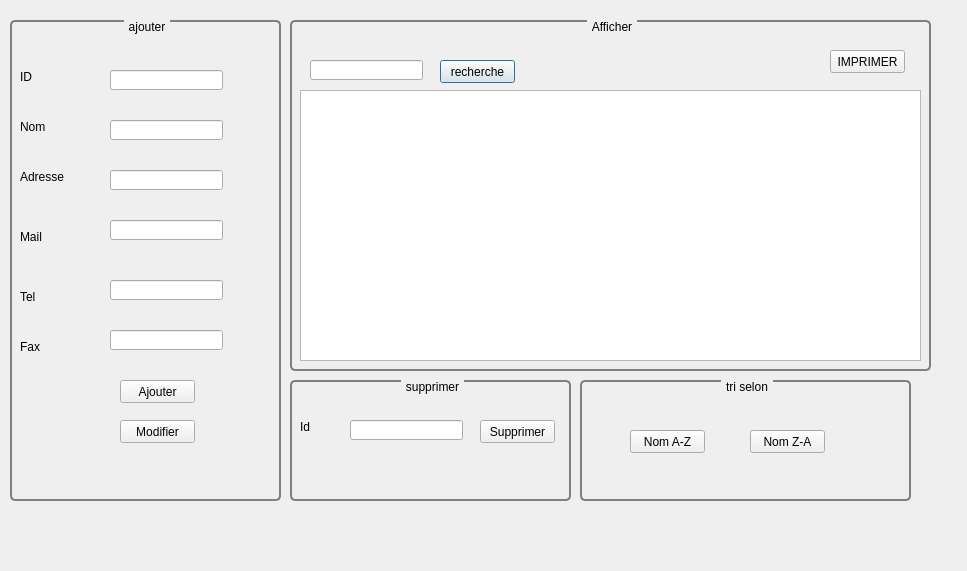
<?xml version="1.0" encoding="UTF-8"?>
<ui version="4.0">
 <class>WindowEntreprises</class>
 <widget class="QDialog" name="WindowEntreprises">
  <property name="geometry">
   <rect>
    <x>0</x>
    <y>0</y>
    <width>967</width>
    <height>571</height>
   </rect>
  </property>
  <property name="windowTitle">
   <string>Gestion Entreprises</string>
  </property>
  <property name="styleSheet">
   <string notr="true">#QWidget {

background:#404040;

}

QTabWidget::pane { /* The tab widget frame */

border-top: 5px solid #535353;

}

QTabWidget::tab-bar {

left: 0px; /* move to the right by 5px */

}

/* Style the tab using the tab sub-control. Note that it reads QTabBar _not_ QTabWidget */

QTabBar::tab {

background: #dcdcdc;

border: 2px solid #535353;

border-bottom-color: rgb(0, 0, 0); /* same as the pane color */

border-top-left-radius: 7px;

border-top-right-radius: 7px;

min-width: 120px;

padding: 8px;

color: rgb(0, 0, 184);

font-size:15px;

font-family:Arial, Helvetica, sans-serif;

}

QTabBar::tab:selected, QTabBar::tab:hover {

background: qlineargradient(x1: 0, y1: 0, x2: 0, y2: 1, stop: 0 #c3a1a1, stop: 0.4 rgb(85, 0, 255), stop: 0.5 rgb(67, 0, 202), stop: 1.0 #3f00bd);
color :white;
}

QTabBar::tab:selected {

border-color: rgb(0, 0, 0);

border-bottom-color: #535353; /* same as pane color */

color: #dcdcdc;

font-size:15px;

font-family:Arial, Helvetica, sans-serif;

}

QTabBar::tab:!selected {

margin-top: 2px; /* make non-selected tabs look smaller */

}

</string>
  </property>
  <widget class="QStackedWidget" name="candidat">
   <property name="geometry">
    <rect>
     <x>10</x>
     <y>0</y>
     <width>951</width>
     <height>561</height>
    </rect>
   </property>
   <property name="styleSheet">
    <string notr="true">QGroupBox {
     background-color: qlineargradient(x1: 0, y1: 0, x2: 0, y2: 1,
                                       stop: 0 #E0E0E0, stop: 1 #FFFFFF);
     border: 2px solid gray;
     border-radius: 5px;
     margin-top: 1ex; /* leave space at the top for the title */
 }
 
 QGroupBox::title {
     subcontrol-origin: margin;
     subcontrol-position: top center; /* position at the top center */
     padding: 0 3px;
     background-color: qlineargradient(x1: 0, y1: 0, x2: 0, y2: 1,
                                       stop: 0 #FFOECE, stop: 1 #FFFFFF);
 }</string>
   </property>
   <widget class="QWidget" name="candidatPage1" native="true">
    <widget class="QGroupBox" name="groupBox_2">
     <property name="geometry">
      <rect>
       <x>280</x>
       <y>20</y>
       <width>641</width>
       <height>351</height>
      </rect>
     </property>
     <property name="styleSheet">
      <string notr="true"/>
     </property>
     <property name="title">
      <string>Afficher</string>
     </property>
     <widget class="QTableView" name="tableView">
      <property name="geometry">
       <rect>
        <x>10</x>
        <y>70</y>
        <width>621</width>
        <height>271</height>
       </rect>
      </property>
     </widget>
     <widget class="QLineEdit" name="lineEdit_7">
      <property name="geometry">
       <rect>
        <x>20</x>
        <y>40</y>
        <width>113</width>
        <height>20</height>
       </rect>
      </property>
     </widget>
     <widget class="QPushButton" name="pushButton_6">
      <property name="geometry">
       <rect>
        <x>150</x>
        <y>40</y>
        <width>75</width>
        <height>23</height>
       </rect>
      </property>
      <property name="text">
       <string>recherche</string>
      </property>
     </widget>
     <widget class="QPushButton" name="pushButton_10">
      <property name="geometry">
       <rect>
        <x>540</x>
        <y>30</y>
        <width>75</width>
        <height>23</height>
       </rect>
      </property>
      <property name="styleSheet">
       <string notr="true"/>
      </property>
      <property name="text">
       <string>IMPRIMER</string>
      </property>
     </widget>
    </widget>
    <widget class="QGroupBox" name="groupBox_3">
     <property name="geometry">
      <rect>
       <x>280</x>
       <y>380</y>
       <width>281</width>
       <height>121</height>
      </rect>
     </property>
     <property name="styleSheet">
      <string notr="true"/>
     </property>
     <property name="title">
      <string>supprimer</string>
     </property>
     <widget class="QLineEdit" name="lineEdit_6">
      <property name="geometry">
       <rect>
        <x>60</x>
        <y>40</y>
        <width>113</width>
        <height>20</height>
       </rect>
      </property>
      <property name="styleSheet">
       <string notr="true"/>
      </property>
     </widget>
     <widget class="QPushButton" name="pushButton_3">
      <property name="geometry">
       <rect>
        <x>190</x>
        <y>40</y>
        <width>75</width>
        <height>23</height>
       </rect>
      </property>
      <property name="styleSheet">
       <string notr="true"/>
      </property>
      <property name="text">
       <string>Supprimer</string>
      </property>
     </widget>
     <widget class="QLabel" name="label_6">
      <property name="geometry">
       <rect>
        <x>10</x>
        <y>40</y>
        <width>47</width>
        <height>14</height>
       </rect>
      </property>
      <property name="text">
       <string>Id</string>
      </property>
     </widget>
    </widget>
    <widget class="QGroupBox" name="groupBox">
     <property name="geometry">
      <rect>
       <x>0</x>
       <y>20</y>
       <width>271</width>
       <height>481</height>
      </rect>
     </property>
     <property name="styleSheet">
      <string notr="true"/>
     </property>
     <property name="title">
      <string>ajouter</string>
     </property>
     <widget class="QLabel" name="label">
      <property name="geometry">
       <rect>
        <x>10</x>
        <y>50</y>
        <width>47</width>
        <height>14</height>
       </rect>
      </property>
      <property name="text">
       <string>ID</string>
      </property>
     </widget>
     <widget class="QLabel" name="label_2">
      <property name="geometry">
       <rect>
        <x>10</x>
        <y>100</y>
        <width>47</width>
        <height>14</height>
       </rect>
      </property>
      <property name="text">
       <string>Nom</string>
      </property>
     </widget>
     <widget class="QLabel" name="label_3">
      <property name="geometry">
       <rect>
        <x>10</x>
        <y>150</y>
        <width>47</width>
        <height>14</height>
       </rect>
      </property>
      <property name="text">
       <string>Adresse</string>
      </property>
     </widget>
     <widget class="QLabel" name="label_4">
      <property name="geometry">
       <rect>
        <x>10</x>
        <y>210</y>
        <width>47</width>
        <height>14</height>
       </rect>
      </property>
      <property name="text">
       <string>Mail</string>
      </property>
     </widget>
     <widget class="QLabel" name="label_5">
      <property name="geometry">
       <rect>
        <x>10</x>
        <y>270</y>
        <width>47</width>
        <height>14</height>
       </rect>
      </property>
      <property name="text">
       <string>Tel</string>
      </property>
     </widget>
     <widget class="QLineEdit" name="lineEdit">
      <property name="geometry">
       <rect>
        <x>100</x>
        <y>50</y>
        <width>113</width>
        <height>20</height>
       </rect>
      </property>
      <property name="styleSheet">
       <string notr="true"/>
      </property>
     </widget>
     <widget class="QLineEdit" name="lineEdit_2">
      <property name="geometry">
       <rect>
        <x>100</x>
        <y>100</y>
        <width>113</width>
        <height>20</height>
       </rect>
      </property>
      <property name="styleSheet">
       <string notr="true"/>
      </property>
     </widget>
     <widget class="QLineEdit" name="lineEdit_3">
      <property name="geometry">
       <rect>
        <x>100</x>
        <y>150</y>
        <width>113</width>
        <height>20</height>
       </rect>
      </property>
      <property name="styleSheet">
       <string notr="true"/>
      </property>
     </widget>
     <widget class="QLineEdit" name="lineEdit_4">
      <property name="geometry">
       <rect>
        <x>100</x>
        <y>200</y>
        <width>113</width>
        <height>20</height>
       </rect>
      </property>
      <property name="styleSheet">
       <string notr="true"/>
      </property>
     </widget>
     <widget class="QLineEdit" name="lineEdit_5">
      <property name="geometry">
       <rect>
        <x>100</x>
        <y>260</y>
        <width>113</width>
        <height>20</height>
       </rect>
      </property>
      <property name="styleSheet">
       <string notr="true"/>
      </property>
     </widget>
     <widget class="QPushButton" name="pushButton">
      <property name="geometry">
       <rect>
        <x>110</x>
        <y>360</y>
        <width>75</width>
        <height>23</height>
       </rect>
      </property>
      <property name="styleSheet">
       <string notr="true"/>
      </property>
      <property name="text">
       <string>Ajouter</string>
      </property>
     </widget>
     <widget class="QPushButton" name="pushButton_2">
      <property name="geometry">
       <rect>
        <x>110</x>
        <y>400</y>
        <width>75</width>
        <height>23</height>
       </rect>
      </property>
      <property name="styleSheet">
       <string notr="true"/>
      </property>
      <property name="text">
       <string>Modifier</string>
      </property>
     </widget>
     <widget class="QLineEdit" name="lineEdit_8">
      <property name="geometry">
       <rect>
        <x>100</x>
        <y>310</y>
        <width>113</width>
        <height>20</height>
       </rect>
      </property>
      <property name="styleSheet">
       <string notr="true"/>
      </property>
     </widget>
     <widget class="QLabel" name="label_7">
      <property name="geometry">
       <rect>
        <x>10</x>
        <y>320</y>
        <width>47</width>
        <height>14</height>
       </rect>
      </property>
      <property name="text">
       <string>Fax</string>
      </property>
     </widget>
    </widget>
    <widget class="QGroupBox" name="groupBox_4">
     <property name="geometry">
      <rect>
       <x>570</x>
       <y>380</y>
       <width>331</width>
       <height>121</height>
      </rect>
     </property>
     <property name="title">
      <string>tri selon</string>
     </property>
     <widget class="QPushButton" name="pushButton_4">
      <property name="geometry">
       <rect>
        <x>50</x>
        <y>50</y>
        <width>75</width>
        <height>23</height>
       </rect>
      </property>
      <property name="text">
       <string>Nom A-Z</string>
      </property>
     </widget>
     <widget class="QPushButton" name="pushButton_5">
      <property name="geometry">
       <rect>
        <x>170</x>
        <y>50</y>
        <width>75</width>
        <height>23</height>
       </rect>
      </property>
      <property name="text">
       <string>Nom Z-A</string>
      </property>
     </widget>
    </widget>
   </widget>
   <widget class="QWidget" name="candidatPage2" native="true"/>
   <widget class="QWidget" name="candidatPage3" native="true">
    <widget class="QLineEdit" name="lineEdit_9">
     <property name="geometry">
      <rect>
       <x>372</x>
       <y>90</y>
       <width>201</width>
       <height>20</height>
      </rect>
     </property>
    </widget>
    <widget class="QPlainTextEdit" name="plainTextEdit">
     <property name="geometry">
      <rect>
       <x>370</x>
       <y>120</y>
       <width>201</width>
       <height>131</height>
      </rect>
     </property>
    </widget>
    <widget class="QPushButton" name="pushButton_7">
     <property name="geometry">
      <rect>
       <x>440</x>
       <y>270</y>
       <width>75</width>
       <height>23</height>
      </rect>
     </property>
     <property name="text">
      <string>Envoyer</string>
     </property>
    </widget>
   </widget>
   <widget class="QWidget" name="candidatPage4" native="true">
    <widget class="QPushButton" name="pushButton_8">
     <property name="geometry">
      <rect>
       <x>290</x>
       <y>240</y>
       <width>75</width>
       <height>23</height>
      </rect>
     </property>
     <property name="styleSheet">
      <string notr="true"/>
     </property>
     <property name="text">
      <string>Accepter</string>
     </property>
    </widget>
    <widget class="QPushButton" name="pushButton_9">
     <property name="geometry">
      <rect>
       <x>450</x>
       <y>240</y>
       <width>75</width>
       <height>23</height>
      </rect>
     </property>
     <property name="styleSheet">
      <string notr="true"/>
     </property>
     <property name="text">
      <string>Refuser</string>
     </property>
    </widget>
    <widget class="QGroupBox" name="groupBox_5">
     <property name="geometry">
      <rect>
       <x>310</x>
       <y>60</y>
       <width>181</width>
       <height>131</height>
      </rect>
     </property>
     <property name="title">
      <string>              Candidat</string>
     </property>
     <widget class="QPlainTextEdit" name="plainTextEdit_2">
      <property name="geometry">
       <rect>
        <x>-10</x>
        <y>20</y>
        <width>201</width>
        <height>131</height>
       </rect>
      </property>
     </widget>
    </widget>
   </widget>
  </widget>
 </widget>
 <resources/>
 <connections/>
</ui>
